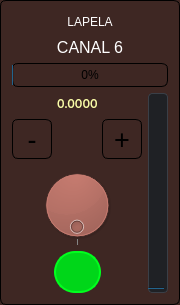
                       <widget class="QGroupBox" name="groupBox_6">
                        <property name="maximumSize">
                         <size>
                          <width>180</width>
                          <height>16777215</height>
                         </size>
                        </property>
                        <property name="styleSheet">
                         <string notr="true">background-color: #3E2723;
border: 1px solid black;      /* opcional: força borda */
border-radius: 6px;   /* quanto maior o número, mais arredondado */
</string>
                        </property>
                        <property name="title">
                         <string/>
                        </property>
                        <layout class="QGridLayout" name="gridLayout_6">
                         <item row="0" column="0">
                          <layout class="QGridLayout" name="gridLayout_53">
                           <item row="1" column="0">
                            <layout class="QGridLayout" name="gridLayout_45">
                             <item row="0" column="0">
                              <spacer name="horizontalSpacer_53">
                               <property name="orientation">
                                <enum>Qt::Orientation::Horizontal</enum>
                               </property>
                               <property name="sizeHint" stdset="0">
                                <size>
                                 <width>40</width>
                                 <height>20</height>
                                </size>
                               </property>
                              </spacer>
                             </item>
                             <item row="0" column="1">
                              <widget class="QPushButton" name="bTitleCH06">
                               <property name="font">
                                <font>
                                 <fontweight>Black</fontweight>
                                </font>
                               </property>
                               <property name="styleSheet">
                                <string notr="true">background-color: transparent;
color: white;
border: 0px;</string>
                               </property>
                               <property name="text">
                                <string>LAPELA</string>
                               </property>
                               <property name="flat">
                                <bool>true</bool>
                               </property>
                              </widget>
                             </item>
                             <item row="0" column="2">
                              <spacer name="horizontalSpacer_56">
                               <property name="orientation">
                                <enum>Qt::Orientation::Horizontal</enum>
                               </property>
                               <property name="sizeHint" stdset="0">
                                <size>
                                 <width>40</width>
                                 <height>20</height>
                                </size>
                               </property>
                              </spacer>
                             </item>
                            </layout>
                           </item>
                           <item row="3" column="0">
                            <widget class="ModernProgressBar" name="pbarVol_5">
                             <property name="styleSheet">
                              <string notr="true">  border: 1px solid #cyan;
  border-radius: 4px;
  background: #1f2125;
color: white;
</string>
                             </property>
                             <property name="value">
                              <number>0</number>
                             </property>
                             <property name="alignment">
                              <set>Qt::AlignmentFlag::AlignCenter</set>
                             </property>
                            </widget>
                           </item>
                           <item row="2" column="0">
                            <widget class="QLabel" name="label_8">
                             <property name="font">
                              <font>
                               <pointsize>12</pointsize>
                               <bold>false</bold>
                              </font>
                             </property>
                             <property name="styleSheet">
                              <string notr="true">color: white;
border: 0px;
</string>
                             </property>
                             <property name="text">
                              <string>CANAL 6</string>
                             </property>
                             <property name="alignment">
                              <set>Qt::AlignmentFlag::AlignCenter</set>
                             </property>
                            </widget>
                           </item>
                          </layout>
                         </item>
                         <item row="2" column="0">
                          <layout class="QHBoxLayout" name="horizontalLayout_7">
                           <item>
                            <layout class="QGridLayout" name="gridLayout_25">
                             <item row="4" column="0">
                              <layout class="QGridLayout" name="gridLayout_28">
                               <item row="0" column="2">
                                <widget class="ModernButton" name="pushButton_ch06">
                                 <property name="minimumSize">
                                  <size>
                                   <width>42</width>
                                   <height>42</height>
                                  </size>
                                 </property>
                                 <property name="styleSheet">
                                  <string notr="true">* { font-family: &quot;Inter&quot;, &quot;Roboto&quot;, &quot;Segoe UI&quot;, sans-serif; font-size: 16px; }
QPushButton {
color: cyan;
 border-radius: 21px;
  
background-color: #00d619;
  border: 2px solid #00ff1e;

}

QPushButton:checked {
	background-color: #d90000;
    color: white;
    border: 1px solid #ff6a00;

}
</string>
                                 </property>
                                 <property name="text">
                                  <string/>
                                 </property>
                                 <property name="checkable">
                                  <bool>true</bool>
                                 </property>
                                </widget>
                               </item>
                               <item row="0" column="3">
                                <spacer name="horizontalSpacer_35">
                                 <property name="orientation">
                                  <enum>Qt::Orientation::Horizontal</enum>
                                 </property>
                                 <property name="sizeHint" stdset="0">
                                  <size>
                                   <width>40</width>
                                   <height>20</height>
                                  </size>
                                 </property>
                                </spacer>
                               </item>
                               <item row="0" column="1">
                                <spacer name="horizontalSpacer_36">
                                 <property name="orientation">
                                  <enum>Qt::Orientation::Horizontal</enum>
                                 </property>
                                 <property name="sizeHint" stdset="0">
                                  <size>
                                   <width>40</width>
                                   <height>20</height>
                                  </size>
                                 </property>
                                </spacer>
                               </item>
                              </layout>
                             </item>
                             <item row="2" column="0">
                              <layout class="QGridLayout" name="gridLayout_26">
                               <item row="0" column="3">
                                <spacer name="horizontalSpacer_32">
                                 <property name="orientation">
                                  <enum>Qt::Orientation::Horizontal</enum>
                                 </property>
                                 <property name="sizeHint" stdset="0">
                                  <size>
                                   <width>40</width>
                                   <height>20</height>
                                  </size>
                                 </property>
                                </spacer>
                               </item>
                               <item row="0" column="2">
                                <widget class="ModernDial" name="dial_5">
                                 <property name="minimumSize">
                                  <size>
                                   <width>80</width>
                                   <height>80</height>
                                  </size>
                                 </property>
                                 <property name="maximumSize">
                                  <size>
                                   <width>80</width>
                                   <height>80</height>
                                  </size>
                                 </property>
                                 <property name="wrapping">
                                  <bool>true</bool>
                                 </property>
                                 <property name="notchTarget">
                                  <double>100.000000000000000</double>
                                 </property>
                                 <property name="notchesVisible">
                                  <bool>true</bool>
                                 </property>
                                </widget>
                               </item>
                               <item row="0" column="1">
                                <spacer name="horizontalSpacer_31">
                                 <property name="orientation">
                                  <enum>Qt::Orientation::Horizontal</enum>
                                 </property>
                                 <property name="sizeHint" stdset="0">
                                  <size>
                                   <width>40</width>
                                   <height>20</height>
                                  </size>
                                 </property>
                                </spacer>
                               </item>
                              </layout>
                             </item>
                             <item row="1" column="0">
                              <layout class="QGridLayout" name="gridLayout_27">
                               <item row="0" column="1">
                                <spacer name="horizontalSpacer_33">
                                 <property name="orientation">
                                  <enum>Qt::Orientation::Horizontal</enum>
                                 </property>
                                 <property name="sizeHint" stdset="0">
                                  <size>
                                   <width>40</width>
                                   <height>20</height>
                                  </size>
                                 </property>
                                </spacer>
                               </item>
                               <item row="0" column="2">
                                <widget class="ModernButton" name="pbPlus_5">
                                 <property name="minimumSize">
                                  <size>
                                   <width>40</width>
                                   <height>40</height>
                                  </size>
                                 </property>
                                 <property name="maximumSize">
                                  <size>
                                   <width>40</width>
                                   <height>40</height>
                                  </size>
                                 </property>
                                 <property name="font">
                                  <font>
                                   <pointsize>20</pointsize>
                                   <fontweight>Black</fontweight>
                                  </font>
                                 </property>
                                 <property name="styleSheet">
                                  <string notr="true"/>
                                 </property>
                                 <property name="text">
                                  <string>+</string>
                                 </property>
                                 <property name="flat">
                                  <bool>true</bool>
                                 </property>
                                </widget>
                               </item>
                               <item row="0" column="0">
                                <widget class="ModernButton" name="pbMinus_5">
                                 <property name="minimumSize">
                                  <size>
                                   <width>40</width>
                                   <height>40</height>
                                  </size>
                                 </property>
                                 <property name="maximumSize">
                                  <size>
                                   <width>40</width>
                                   <height>40</height>
                                  </size>
                                 </property>
                                 <property name="font">
                                  <font>
                                   <pointsize>20</pointsize>
                                   <fontweight>Black</fontweight>
                                  </font>
                                 </property>
                                 <property name="styleSheet">
                                  <string notr="true"/>
                                 </property>
                                 <property name="text">
                                  <string>-</string>
                                 </property>
                                 <property name="flat">
                                  <bool>true</bool>
                                 </property>
                                </widget>
                               </item>
                              </layout>
                             </item>
                             <item row="0" column="0">
                              <layout class="QGridLayout" name="gridLayout_38">
                               <item row="0" column="0">
                                <spacer name="horizontalSpacer_67">
                                 <property name="orientation">
                                  <enum>Qt::Orientation::Horizontal</enum>
                                 </property>
                                 <property name="sizeHint" stdset="0">
                                  <size>
                                   <width>40</width>
                                   <height>20</height>
                                  </size>
                                 </property>
                                </spacer>
                               </item>
                               <item row="0" column="1">
                                <widget class="QLabel" name="labelPercentCH06">
                                 <property name="font">
                                  <font>
                                   <family>Inter</family>
                                   <strikeout>false</strikeout>
                                   <fontweight>ExtraBold</fontweight>
                                  </font>
                                 </property>
                                 <property name="styleSheet">
                                  <string notr="true">color: #ffffaa;
 border: 0px solid black;      /* opcional: força borda */
</string>
                                 </property>
                                 <property name="text">
                                  <string>0.0000</string>
                                 </property>
                                </widget>
                               </item>
                               <item row="0" column="2">
                                <spacer name="horizontalSpacer_68">
                                 <property name="orientation">
                                  <enum>Qt::Orientation::Horizontal</enum>
                                 </property>
                                 <property name="sizeHint" stdset="0">
                                  <size>
                                   <width>40</width>
                                   <height>20</height>
                                  </size>
                                 </property>
                                </spacer>
                               </item>
                              </layout>
                             </item>
                            </layout>
                           </item>
                           <item>
                            <widget class="QProgressBar" name="progressBar_5">
                             <property name="maximumSize">
                              <size>
                               <width>20</width>
                               <height>1000</height>
                              </size>
                             </property>
                             <property name="styleSheet">
                              <string notr="true">QProgressBar {
  border: 1px solid #3a3f47;
  border-radius: 4px;
  background: #1f2125;
}</string>
                             </property>
                             <property name="value">
                              <number>0</number>
                             </property>
                             <property name="textVisible">
                              <bool>false</bool>
                             </property>
                             <property name="orientation">
                              <enum>Qt::Orientation::Vertical</enum>
                             </property>
                            </widget>
                           </item>
                          </layout>
                         </item>
                        </layout>
                       </widget>
